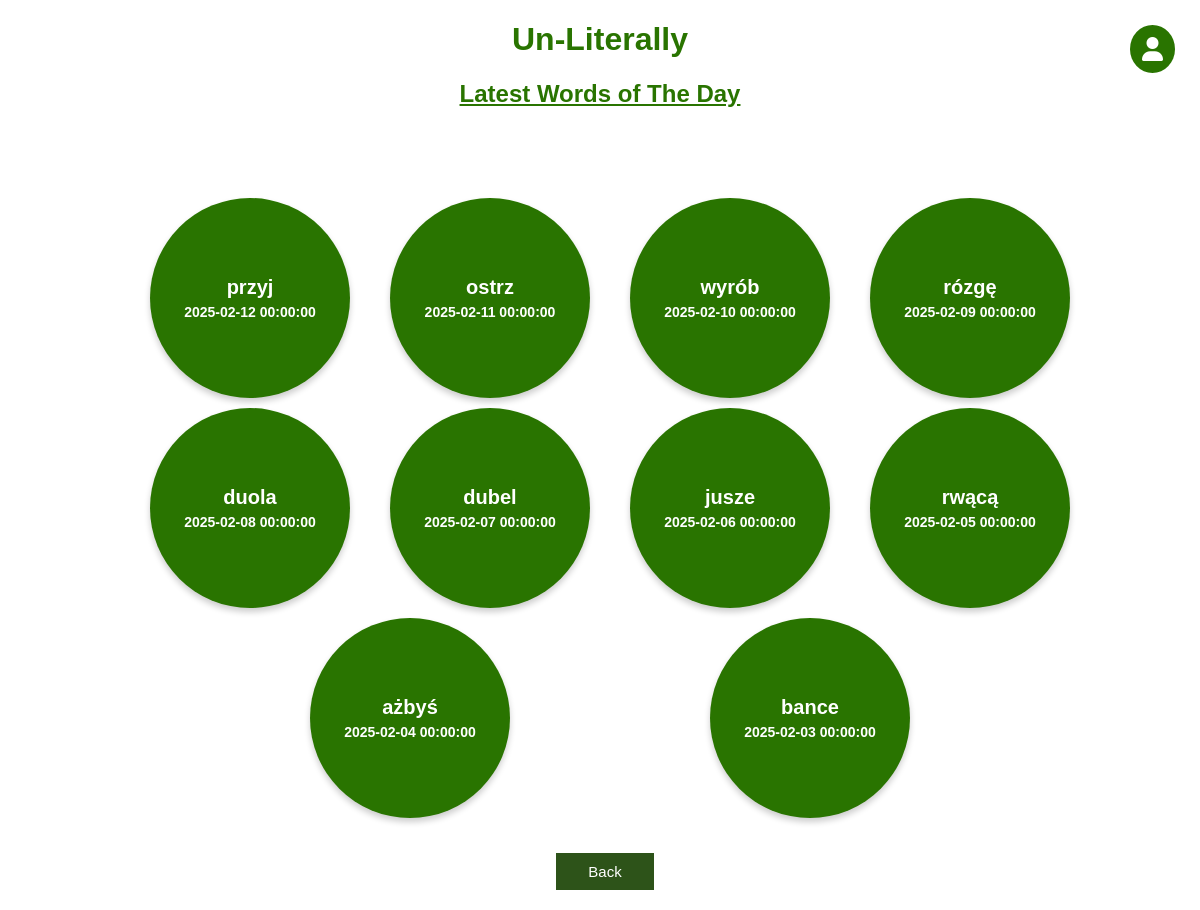
The app's page /top_10_latest_words_of_the_day (signed in) with its own data.
### app.py (models this page shows, shortened)
class Word(db.Model):
    id = db.Column(db.Integer, primary_key=True)
    content = db.Column(db.String(5), nullable=False, unique=True) # the word to be exact
    searched = db.Column(db.Integer, nullable=False)
    definition = db.Column(db.String(50000), nullable=True)
    last_search = db.Column(db.DateTime, nullable=True)
    last_as_word_of_the_day = db.Column(db.DateTime, nullable=True)
    last_as_word_of_literally = db.Column(db.DateTime, nullable=True)
    source = db.Column(db.String(500), nullable=False)
    added_by = db.Column(db.String(500), nullable=False)

### app.py (the view)
@app.route('/top_10_latest_words_of_the_day')
@login_required
def top_10_latest_words_of_the_day():
    if current_user.role_id != 3:
        try:
            call_for_word_of_the_day()
            column = request.args.get('column', 'LWD')
            title = request.args.get('title', 'Latest Words of The Day')
            result = get_latest(column=column)
            sorted_words = sorted(result, key=lambda x: x['last_as_word_of_the_day'], reverse=True)
            return render_template('bubbles.html', words=sorted_words, title=title, previous_page='bubble', column=column)
        except Exception as e:
            title = 'There was an issue dispaying plot'
            log_events(flag='ER?', title=title, description=e)
            return render_template('error_page.html', message=title)
    else:
        title = 'permission to see analysis module'
        log_events(flag='ER!', title=f'No {title}', description=None)
        return render_template('error_page.html', message=f'You dont have {title}')

### app.py (called while the page is built, shortened)
@login_manager.user_loader
def load_user(user_id):
    return User.query.get(user_id)

def call_for_word_of_the_day():
    word_today = Word.query.filter(func.date(Word.last_as_word_of_the_day) == datetime.now(POLAND_TZ).date()).all()
    if word_today:
        return None

### templates/bubbles.html (shortened to what this page needs)
{% extends 'base.html' %}
{% block head %}
<link rel="stylesheet" href="https://cdnjs.cloudflare.com/ajax/libs/font-awesome/6.0.0-beta3/css/all.min.css">
{% endblock %}
{% block body %}
<div class="name">
    <h1 style="text-align: center; color: #297400; font-family: Arial; font-weight: bold;">Un-Literally</h1>
    <h2 style="text-align: center; color: #297400; text-decoration: underline; font-family: Arial; font-weight: bold;">{{ title }}</h2>
</div>
<div class="container_column">
    <div class="circle-container">
        {% for word in words %}
        <div class="circle-wrapper">
            <a href="/show/word_{{ word['id'] }}/{{ previous_page }}"></a>
            <div class="circle">
                <div class="content">{{ word['content'] }}</div>
                {% if column == 'LS' %}
                    <div class="date">{{ word['last_search'].strftime("%Y-%m-%d %H:%M:%S") }}</div>
                {% elif column == 'LWL' %}
                    <div class="date">{{ word['last_as_word_of_literally'].strftime("%Y-%m-%d %H:%M:%S") }}</div>
                {% elif column == 'LWD' %}
                    <div class="date">{{ word['last_as_word_of_the_day'].strftime("%Y-%m-%d %H:%M:%S") }}</div>
                {% endif %}
            </div>
        </div>
        {% endfor %}
    </div>
</div>
<div class="container_column">
    <button class="back_button" onclick="window.location='/analysis_bubbles_menu'" style="margin-left: 10px; margin-top: 25px;">Back</button>
</div>
<div class="user-dropdown-container">
    <button class="user-icon" onclick="toggleDropdown()">
        <i class="fas fa-user"></i>
    </button>
</div>
{% endblock %}

### static/css/main.css (style rules this page uses)
body, html { margin: 0; font-family: sans-serif; background-color: #FFFFFF; }
.name { margin: 0 auto; width: 400px; }
.container_column { max-width: 800px; margin: auto; padding: 20px; display: flex; flex-wrap: wrap; justify-content: center; }
.back_button { background-color: #2d5319; border: none; color: white; padding: 10px 32px; text-align: center; text-decoration: none; display: inline-block; font-size: 15px; margin: 7px 0px 0px 0px; cursor: pointer; }
.container_column { display: flex; flex-direction: column; align-items: center; padding: 20px; margin: auto; max-width: 1000px; width: 90%; box-sizing: border-box; }
button { padding: 10px 20px; font-size: 16px; border: none; cursor: pointer; transition: background-color 0.3s; }
button, input[type="submit"] { padding: 15px 40px; font-size: 18px; border: none; cursor: pointer; transition: background-color 0.3s; }
.user-dropdown-container { position: absolute; top: 25px; right: 25px; }
.user-icon { background-color: #297400; color: white; border: none; padding: 12px; border-radius: 50%; font-size: 24px; cursor: pointer; display: flex; align-items: center; justify-content: center; }

### templates/bubbles.html (style rules this page uses)
.circle-container { display: flex; flex-wrap: wrap; justify-content: space-evenly; gap: 30px; margin-top: 20px; margin-bottom: 20px; }
.circle-wrapper { position: relative; width: 180px; height: 180px; }
.circle { width: 100%; height: 100%; border-radius: 50%; background-color: #297400; color: white; display: flex; flex-direction: column; justify-content: center; align-items: center; font-size: 16px; font-weight: bold; text-align: center; padding: 10px; box-shadow: 0px 4px 6px rgba(0, 0, 0, 0.2); transition: transform 0.3s ease-in-out; cursor: pointer; position: relative; z-index: 1; }
.circle-wrapper a { position: absolute; top: 0; left: 0; right: 0; bottom: 0; display: block; z-index: 2; }
.circle:nth-child(even) { margin-top: 30px; }
.circle .content { font-size: 20px; font-weight: bold; margin-bottom: 5px; }
.circle .date { font-size: 14px; }
a { text-decoration: none; }

### records on screen
Word: content "ażbyś", last_as_word_of_the_day "2025-02-04 00:00:00"
Word: content "bance", last_as_word_of_the_day "2025-02-03 00:00:00"

### other values on screen
{{ title }} "Latest Words of The Day"
{{ word['content'] }} "przyj" "ostrz" "wyrób" "rózgę" "duola" "dubel" "jusze" "rwącą"
{{ word['last_as_word_of_the_day'].strftime("%Y-%m-%d %H:%M:%S") }} "2025-02-12 00:00:00" "2025-02-11 00:00:00" "2025-02-10 00:00:00" "2025-02-09 00:00:00" "2025-02-08 00:00:00" "2025-02-07 00:00:00" "2025-02-06 00:00:00" "2025-02-05 00:00:00"
